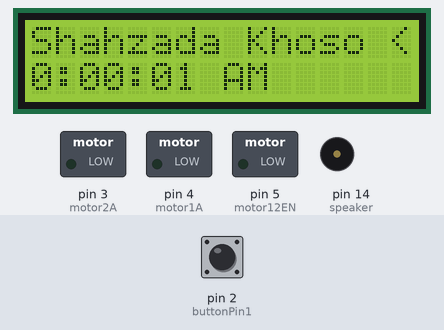
The sketch below on a simulated Arduino Uno, built with avr-gcc and run on an emulated ATmega328P. Shown: 16×2 character LCD, switched loads named in the sketch (green lamp = pin HIGH), buzzer (waves = sounding, pin HIGH). The test bench sets the inputs (shaded band); at power-on: pin 2 (buttonPin1) LOW.

Above: at 1.2 s.
1.3 s: pin 2 (buttonPin1) pulled HIGH for 0.15 s
At 2.8 s:
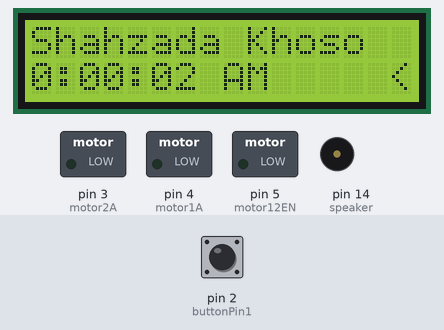
4.4 s: pin 2 (buttonPin1) pulled HIGH for 3.2 s
At 7.7 s:
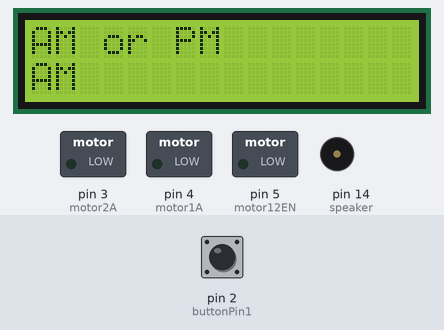
9.1 s: pin 2 (buttonPin1) pulled HIGH for 1 s
At 10.7 s:
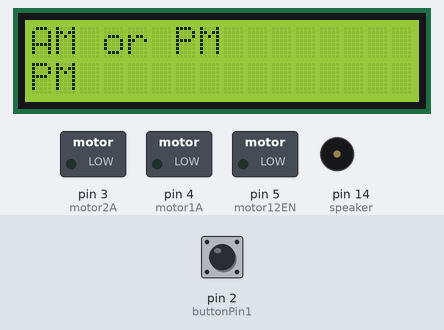
11.6 s: pin 2 (buttonPin1) pulled HIGH for 3.2 s
At 13.8 s:
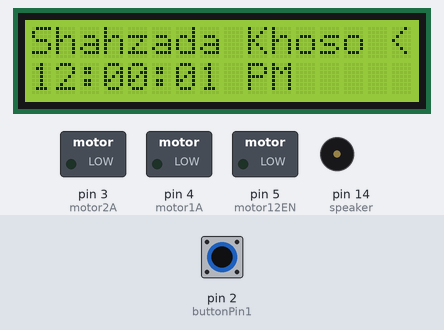
16.5 s: pin 2 (buttonPin1) pulled HIGH for 0.15 s
At 17.8 s:
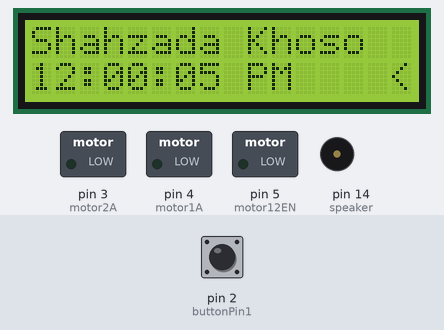
19.6 s: pin 2 (buttonPin1) pulled HIGH for 0.15 s
At 20.6 s:
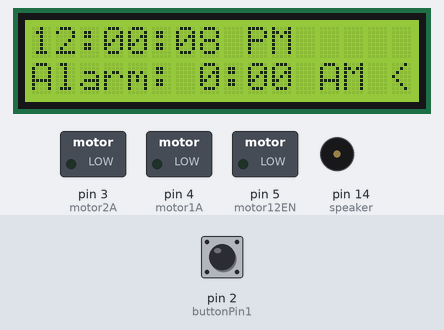
Timing chart, 0 to 22.6 s (numbered marks = the images above; inputs shaded):
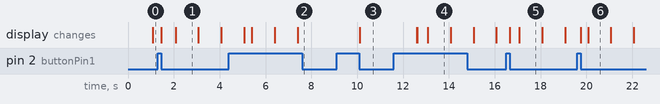

The sketch:

main.ino
```cpp
#include <LiquidCrystal.h>
LiquidCrystal lcd (11, 10, 9, 8, 7, 6);

#include <NewPing.h>

long unsigned time;
long unsigned btnTimer = 0;
double seconds = 0;
int minutes = 0, hours = 0;
int minutesA = 0, hoursA = 0;
String secondsS, minutesS, hoursS;
String minutesSA, hoursSA;
String meridiem = "AM", meridiemA = "AM";
String timer, alarm;
boolean twelveHour;
int buttonState = LOW;
boolean turnedLOW = false;
boolean timeSet = false;
boolean alarmSet = false;
String alarmStatus = "OFF";
int counter = 0;
boolean hold = false;
int numMenu = 4;
int subMenu = 10;
int minuteCorrector = 0;
long distanceTime = 800;
long distanceSeconds = 0;
long duration = 0;

int buttonPin1 = 2;
int motor1A = 4;
int motor2A = 3;
int motor12EN = 5;
int speaker = 14;
int trig = 12;
int echo = 13;
#define MAX_DISTANCE 200

NewPing sonar(trig, echo, 100);

int readButton ()
{
  if (digitalRead (buttonPin1) == HIGH && buttonState == LOW)
   {
     buttonState = HIGH;
   }

   else if (digitalRead (buttonPin1) == LOW && buttonState == HIGH)
   {
    buttonState = LOW;
    turnedLOW = true;
   }

   return buttonState;
}
void setup()
{
  Serial.begin (9600);

  pinMode (buttonPin1, INPUT);
  pinMode (speaker, OUTPUT);
  pinMode (motor1A, OUTPUT);
  pinMode (motor2A, OUTPUT);
  pinMode (motor12EN, OUTPUT);
  pinMode (trig, OUTPUT);
  pinMode (echo, INPUT);

  lcd.begin (16, 2);
  lcd.setCursor(0, 0);
  time = millis();
  twelveHour = true;
}

int calculateDistance ()
{
   duration = sonar.ping_cm();
   return (duration);
}

void openWindow ()
{
  int distance = sonar.ping_cm();

    if (distance > 11 && seconds < 10)
    {
        digitalWrite (motor1A, 1);
        digitalWrite (motor2A, 0);
        analogWrite (motor12EN, 180);
    }
    else if (seconds > 10 && seconds < 13)
    {
        digitalWrite (motor1A, 0);
        digitalWrite (motor2A, 1);
        analogWrite (motor12EN, 115);
    }
    else
    {
      digitalWrite (motor12EN, LOW);
    }
}

void loop()
{
    turnedLOW = false;

    if (toAlarm() != -1 && alarmSet == false)
    {
      if (toAlarm () == 0)
      {
        soundAlarm();
        readButton ();

        if (buttonState == LOW && turnedLOW == true)
        {
          alarmStatus = "OFF";
          noTone (speaker);
        }
      }
      else if (toAlarm() == 5)
      {
        openWindow();
      }

    }

    //If user is setting the time
    if (counter >= subMenu && alarmSet == false)
    {
      timeSet = true;
    }
    //User is not setting the time
    else
    {
      timeSet = false;
    }

    //Comparing time to see if a second passed
      if (millis() - time > 999)
      {
        seconds++;
        time += 1000;
      }

      //Increase minute after 60s pass
      if (timeSet == false)
      {
        if (seconds >= 60)
        {
          seconds = 0;
          minutes++;
          minuteCorrector++;

          if (minuteCorrector % 16 == 0 && seconds == 0)
          {
            seconds++;
          }
        }
      }

      //Increase hour after 60min pass
      if (minutes > 59)
      {
        hours++;
        minutes = 0;
      }

    if (hours == 12 && timeSet == false)
    {
      meridiem = "PM";
    }
    else if (hours == 24)
    {
      meridiem = "AM";
    }

    //Set hour back to 0 after 24
    if (hours > 24)
    {
      hours = 1;
      meridiem = "AM";
    }

    if (hoursA > 24)
    {
      hoursA = 1;
    }

    //Formatting output
    secondsS = String (int(seconds));
    minutesS = String (minutes);
    minutesSA = String (minutesA);

    if (hours >= 13)
    {
      hoursS = String(hours - 12);
    }
    else
    {
       hoursS = String(hours);
    }

    if (hoursA >= 13)
    {
      hoursSA = String(hoursA - 12);
    }
    else
    {
       hoursSA = String(hoursA);
    }

    if (secondsS.length() < 2)
    {
      secondsS = "0" + secondsS;
    }

    if (minutesS.length() < 2)
    {
      minutesS = "0" + minutesS;
    }

    if (minutesSA.length() < 2)
    {
      minutesSA = "0" + minutesSA;
    }

    timer = hoursS + ":" + minutesS + ":" + secondsS + " " + meridiem;
    alarm = hoursSA + ":" + minutesSA + " " + meridiemA;

   buttonState = readButton();

   if (buttonState == LOW && turnedLOW == true && counter < 10 && !hold)
   {
    counter++;
   }

    if (counter > numMenu -1 && counter < 10)
     {
       counter = 0;
     }

   if (buttonState == LOW)
   {
      btnTimer = millis();
      hold = false;
   }

   //If button is held down for 1 seconds
   if ((millis() - btnTimer) > 1000)
     {
        hold = true;
        btnTimer = millis();

        if (counter == 2)
        {
          alarmSet = true;
          counter = 10;
          hoursA = 0;
        }

        else if (counter == 3)
        {
          if (alarmStatus == "ON ")
          {
            alarmStatus = "OFF";
          }
          else
          {
            alarmStatus = "ON ";
          }
        }
        else if (counter == 1)
        {
          alarmSet = false;
          counter = 10;
          hours = 0;
        }

        else if (counter == 10)
        {
          counter = 11;
        }

        else if (counter == 11)
        {
          counter = 12;
        }

        else if (counter == 12)
        {
          if (alarmSet == false)
          {
            if (meridiem == "PM" && hours != 12)
            {
               hours += 12;
            }
            else if (meridiem == "AM" && hours == 12)
            {
              hours+=12;
            }
          }

          else
          {
             if (meridiemA == "PM" && hoursA != 12)
            {
               hoursA += 12;
            }
            else if (meridiemA == "AM" && hoursA == 12)
            {
              hoursA+=12;
            }
          }
          if (alarmSet == false)
          {
            seconds = 0;
          }
          counter = 0;
          alarmSet = false;
        }
     }

   //Output to the LCD screen
   switch (counter)
   {
      case 0:
        lcd.setCursor (0,0);
        lcd.print ("Shahzada Khoso <");
        lcd.setCursor (0, 1);
        lcd.print (timer + "      ");
        break;

      case 1:
        lcd.setCursor (0,0);
        lcd.print ("Shahzada Khoso    ");
        lcd.setCursor (0, 1);
        if (hoursS.length () < 2)
        {
          lcd.print (timer + "     <");
        }
        else
        {
          lcd.print (timer + "    <");
        }
        break;

      case 2:
        lcd.setCursor (0, 0);
        lcd.print (timer + "     ");
        lcd.setCursor (0, 1);
        lcd.print ("Alarm: " + alarm);
        break;

      case 3:
        lcd.setCursor (0, 0);
        lcd.print ("Alarm: " + alarm);
        lcd.setCursor (0, 1);
        lcd.print ("Alarm: " + alarmStatus + "     ");
        break;

       case 10:
       lcd.setCursor (0, 0);
       lcd.print ("Hour            ");
       lcd.setCursor (0, 1);

       if (!alarmSet)
       {
         lcd.print (hoursS + "                ");
       }
       else
       {
         lcd.print (hoursSA + "                ");
       }
       setHour(alarmSet);
       break;

       case 11:
       lcd.setCursor (0, 0);
       lcd.print ("Minute            ");
       lcd.setCursor (0, 1);

       if (!alarmSet)
       {
        lcd.print (minutesS + "                ");
       }
       else
       {
        lcd.print (minutesSA + "                ");
       }
       setMinute (alarmSet);
       break;

       case 12:
       lcd.setCursor (0, 0);
       lcd.print ("AM or PM            ");
       lcd.setCursor (0, 1);
       if (!alarmSet)
       {
        lcd.print (meridiem + "                ");
       }
       else
       {
         lcd.print (meridiemA + "                ");
       }
       setMeridiem (alarmSet);
       break;
   }
}

   void setHour (boolean alarm)
   {
     buttonState = readButton();

    if (buttonState == LOW && turnedLOW == true)
    {
      if (!alarmSet && !hold)
      {
        hours++;

        if (hours > 12)
        {
          hours = 1;
        }
      }
      else if (!hold)
      {
        hoursA++;

        if (hoursA > 12)
        {
          hoursA = 1;
        }
      }

    }
   }

   void setMinute (boolean alarm)
   {
     buttonState = readButton();

    if (buttonState == LOW && turnedLOW == true)
    {
       if (!alarm && !hold)
      {
        minutes++;

         if (minutes > 59)
        {
          minutes = 0;
        }
      }
      else if (!hold)
      {
        minutesA++;

        if (minutesA > 59)
        {
          minutesA = 0;
        }
      }
    }
   }

   void setMeridiem (boolean alarm)
   {
     buttonState = readButton();

    if (buttonState == LOW && turnedLOW == true)
    {
       if (!alarm && !hold)
       {
        if (meridiem == "AM")
          {
            meridiem = "PM";
          }
          else
          {
            meridiem = "AM";
          }
       }
       else if (!hold)
       {
        if (meridiemA == "AM")
          {
            meridiemA = "PM";
          }
          else
          {
            meridiemA = "AM";
          }
      }
    }
   }

   int toAlarm ()
   {
      if (alarmStatus == "ON ")
      {
       int timeToAlarm;
       if (hoursA - hours < 0)
       {
         timeToAlarm = (24 - (hours - hoursA))*60;
       }
       else
       {
         timeToAlarm = (hoursA - hours)*60;
       }

       timeToAlarm += minutesA - minutes;

       return timeToAlarm;
      }
      else
      {
        return -1;
      }
   }

   void soundAlarm ()
   {
      if (int (seconds) % 2 == 0)
      {
        tone (speaker, 300);
      }
      else
      {
        noTone(speaker);
       }
   }
```

Measured:
- after the input at 1.3 s, the display: first changes after 0.16 s (image 1 shows a later state)
- after the input at 4.4 s, the display: first differs from a run without the input after 1.0 s (image 2 shows a later state)
- after the input at 9.1 s, the display: changes after 1.0 s (image 3)
- after the input at 11.6 s, the display: first changes after 1.0 s (image 4 shows a later state)
- after the input at 16.5 s, the display: first changes after 0.16 s (image 5 shows a later state)
- after the input at 19.6 s, the display: first changes after 0.16 s (image 6 shows a later state)
- what the display in image 1 shows lasts 1.0 s, from 2.1 s to 3.1 s
